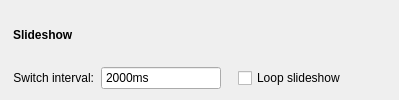
                <widget class="QWidget" name="slideshowGroup" native="true">
                 <property name="accessibleName">
                  <string notr="true">SGroup</string>
                 </property>
                 <layout class="QVBoxLayout" name="verticalLayout_18">
                  <property name="spacing">
                   <number>7</number>
                  </property>
                  <property name="leftMargin">
                   <number>13</number>
                  </property>
                  <property name="topMargin">
                   <number>10</number>
                  </property>
                  <property name="rightMargin">
                   <number>13</number>
                  </property>
                  <property name="bottomMargin">
                   <number>10</number>
                  </property>
                  <item>
                   <layout class="QHBoxLayout" name="horizontalLayout_34">
                    <property name="leftMargin">
                     <number>0</number>
                    </property>
                    <property name="topMargin">
                     <number>0</number>
                    </property>
                    <property name="rightMargin">
                     <number>0</number>
                    </property>
                    <property name="bottomMargin">
                     <number>0</number>
                    </property>
                    <item>
                     <widget class="QLabel" name="label_42">
                      <property name="font">
                       <font>
                        <weight>75</weight>
                        <bold>true</bold>
                       </font>
                      </property>
                      <property name="text">
                       <string>Slideshow</string>
                      </property>
                     </widget>
                    </item>
                   </layout>
                  </item>
                  <item>
                   <layout class="QHBoxLayout" name="slideshowGroupContents">
                    <property name="spacing">
                     <number>7</number>
                    </property>
                    <property name="leftMargin">
                     <number>0</number>
                    </property>
                    <property name="topMargin">
                     <number>0</number>
                    </property>
                    <item>
                     <widget class="QLabel" name="label_27">
                      <property name="text">
                       <string>Switch interval:</string>
                      </property>
                      <property name="alignment">
                       <set>Qt::AlignRight|Qt::AlignTrailing|Qt::AlignVCenter</set>
                      </property>
                     </widget>
                    </item>
                    <item>
                     <widget class="QSpinBox" name="slideshowIntervalSpinBox">
                      <property name="sizePolicy">
                       <sizepolicy hsizetype="Minimum" vsizetype="Preferred">
                        <horstretch>0</horstretch>
                        <verstretch>0</verstretch>
                       </sizepolicy>
                      </property>
                      <property name="minimumSize">
                       <size>
                        <width>120</width>
                        <height>24</height>
                       </size>
                      </property>
                      <property name="frame">
                       <bool>true</bool>
                      </property>
                      <property name="alignment">
                       <set>Qt::AlignLeading|Qt::AlignLeft|Qt::AlignVCenter</set>
                      </property>
                      <property name="buttonSymbols">
                       <enum>QAbstractSpinBox::NoButtons</enum>
                      </property>
                      <property name="suffix">
                       <string>ms</string>
                      </property>
                      <property name="minimum">
                       <number>500</number>
                      </property>
                      <property name="maximum">
                       <number>65535</number>
                      </property>
                      <property name="value">
                       <number>2000</number>
                      </property>
                     </widget>
                    </item>
                    <item>
                     <spacer name="horizontalSpacer_27">
                      <property name="orientation">
                       <enum>Qt::Horizontal</enum>
                      </property>
                      <property name="sizeType">
                       <enum>QSizePolicy::Fixed</enum>
                      </property>
                      <property name="sizeHint" stdset="0">
                       <size>
                        <width>10</width>
                        <height>10</height>
                       </size>
                      </property>
                     </spacer>
                    </item>
                    <item>
                     <widget class="QCheckBox" name="loopSlideshowCheckBox">
                      <property name="text">
                       <string>Loop slideshow</string>
                      </property>
                     </widget>
                    </item>
                    <item>
                     <spacer name="horizontalSpacer_16">
                      <property name="orientation">
                       <enum>Qt::Horizontal</enum>
                      </property>
                      <property name="sizeHint" stdset="0">
                       <size>
                        <width>40</width>
                        <height>20</height>
                       </size>
                      </property>
                     </spacer>
                    </item>
                   </layout>
                  </item>
                 </layout>
                </widget>
